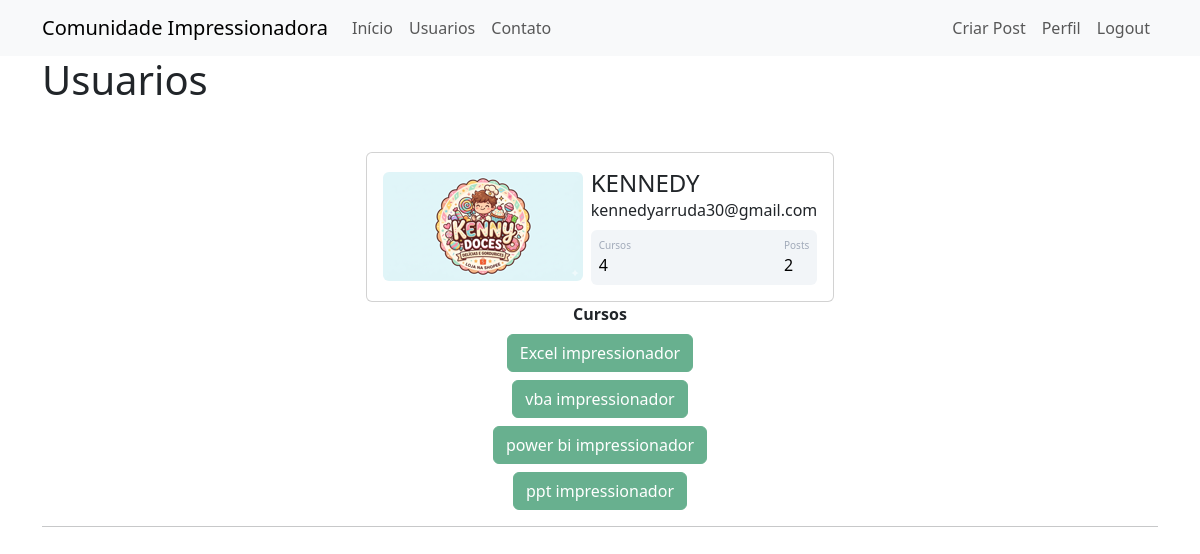
Page /usuarios (signed in) on the earlier database version.
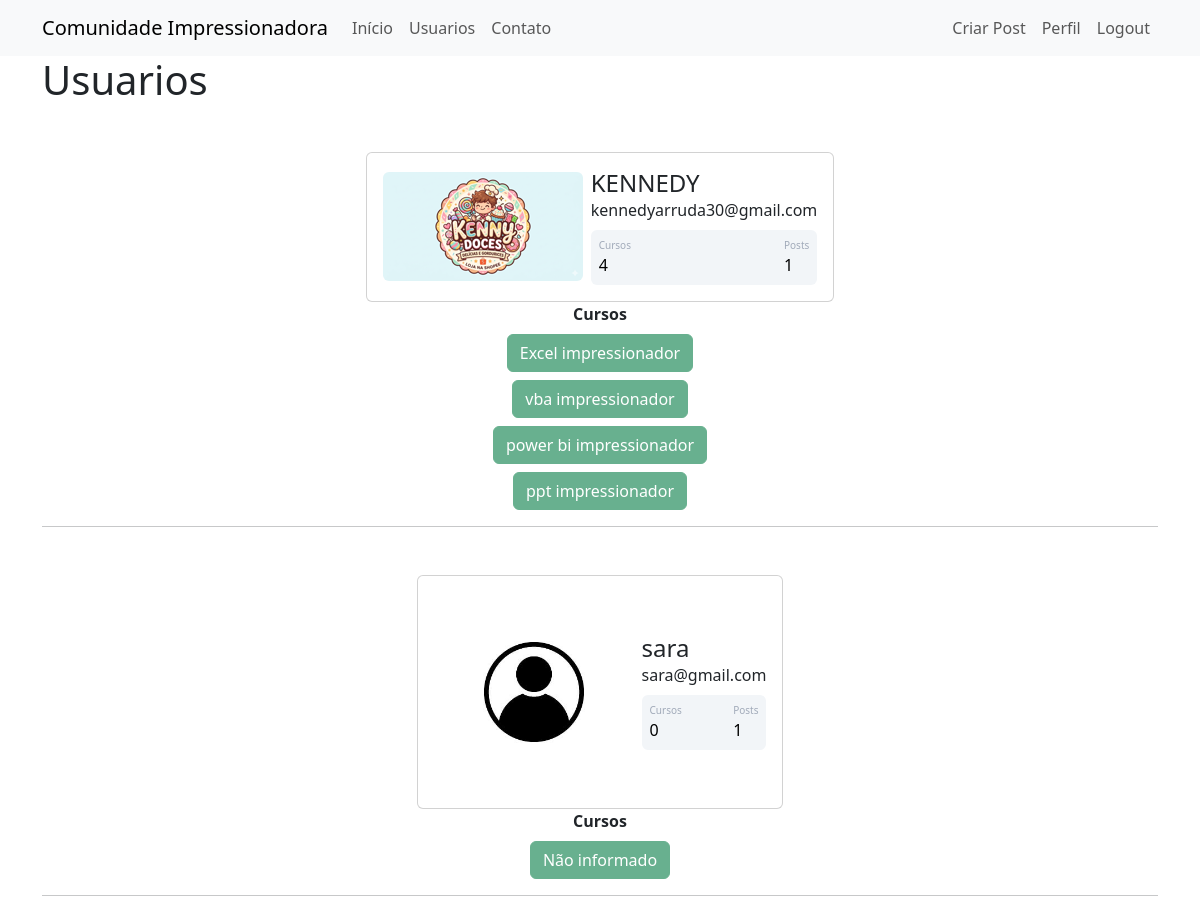
Same page on the later database version.
### comunidadeimpressionadora/models.py (models this page shows)
class Usuario(database.Model,UserMixin):
    id = database.Column(database.Integer,primary_key = True)
    username = database.Column(database.String , nullable = False)
    email = database.Column(database.String,nullable = False, unique= True)
    senha = database.Column(database.String,nullable=False)
    foto_perfil = database.Column(database.String,default = 'default.jpg')
    posts = database.relationship('Post',backref='autor',lazy=True) #relacionamento 1:n
    cursos = database.Column(database.String,nullable=False,default='Não informado')
    def contar_posts(self):
        return len(self.posts)

### comunidadeimpressionadora/routes.py (the view)
@app.route('/usuarios')
@login_required
def usuarios():
    lista_usuarios = Usuario.query.all()
    return render_template('usuarios.html',lista_usuarios=lista_usuarios)

### comunidadeimpressionadora/models.py (called while the page is built)
@login_manager.user_loader
def load_usuario(id_usuario):
    return Usuario.query.get(int(id_usuario))

### comunidadeimpressionadora/templates/usuarios.html
{% extends 'base.html' %} {% block body %}
<div class="container">
  <h1>Usuarios</h1>
  {% for usuario in lista_usuarios %}
  <div class="container mt-5 d-flex justify-content-center">
    <div class="card p-3">
      <div class="d-flex align-items-center">
        <div class="image pe-2">
          <img src="{{ url_for('static',filename='fotos_perfil/{}'.format(usuario.foto_perfil)) }}" class="rounded"
            width="200">
        </div>
        <div class="ml-3 w-100">
          <h4 class="mb-0 mt-0">{{ usuario.username }}</h4>
          <span>{{ usuario.email }}</span>
          <div class="p-2 mt-2 bg-primary d-flex justify-content-between rounded text-white stats">
            <div class="d-flex flex-column">
              <span class="articles">Cursos </span>
              {% if 'Não informado' in usuario.cursos %}
              <span class="number1">0</span>
              {% else %}
              <span class="number1">{{ usuario.cursos.count(';')+1 }}</span>
              {% endif %}
            </div>
            <div class="d-flex flex-column">
              <span class="rating">Posts</span>
              <span class="number3">{{ usuario.contar_posts() }}</span>
            </div>
          </div>
        </div>
      </div>
    </div>
  </div>
  <div class="row justify-content-center">
    <div class="col col-4" style="text-align: center;">
      <strong>Cursos</strong><br>
      {% for curso in usuario.cursos.split(';') %}
      <button type="button" class="btn btn-success disabled mt-2">{{ curso }}</button>
      {% endfor %}
    </div>
  </div>
  <hr />
  {% endfor %}
</div>
{% endblock %}

Differences in the rows shown:
computed for Usuario "KENNEDY": contar_posts "2" → "1"
added Usuario: foto_perfil (placeholder picture), username "sara", email "sara@gmail.com", shows "0", contar_posts "1", cursos "Não informado"
